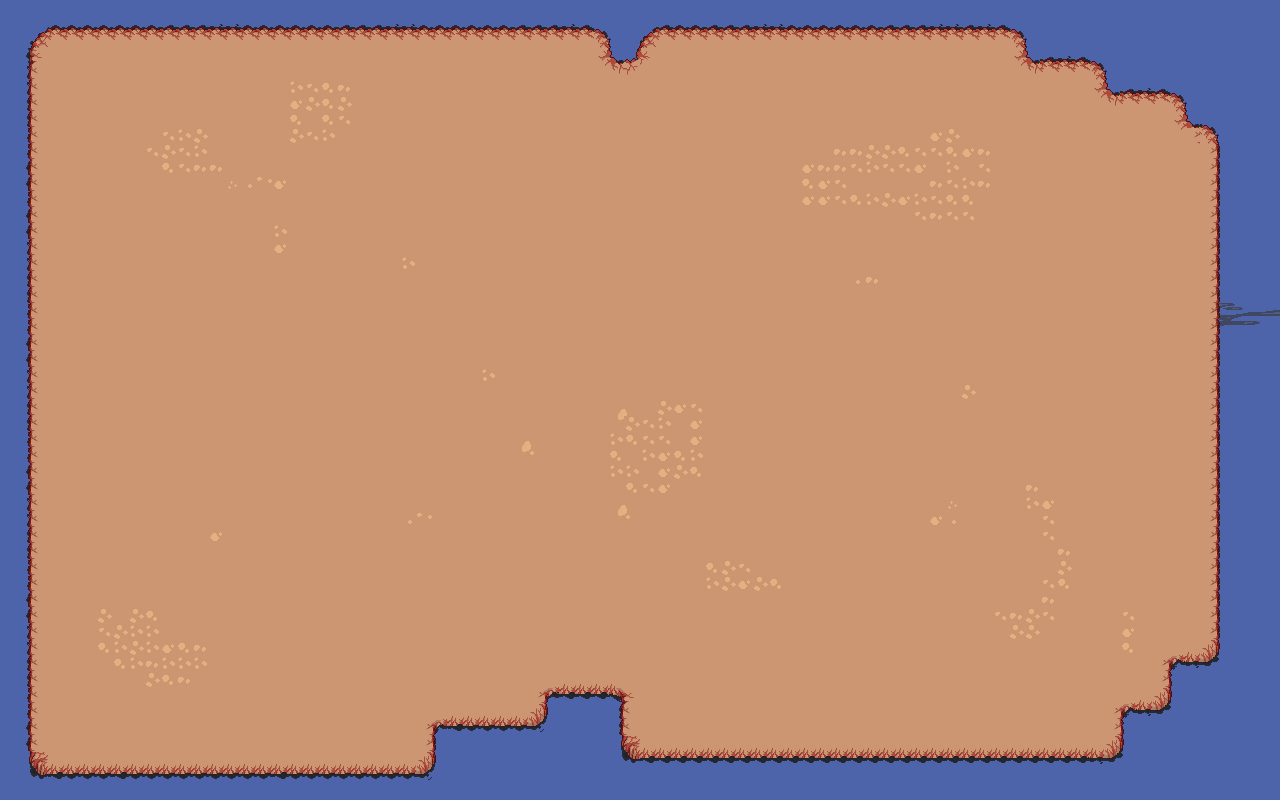

This is a level from a 2D game, rendered from its Tiled map with the project's own tilesets. A one-line summary and the map file follow, with tile-layer data summarised:
An orthogonal 80x50 tile map with 16x16 px tiles, 4 tile layers (water0, water1, ground, smaller_details), 4 tilesets and 49 objects (14x limiters).

<map version="1.10" tiledversion="1.11.0" orientation="orthogonal" renderorder="right-down" width="80" height="50" tilewidth="16" tileheight="16" infinite="0" nextlayerid="14" nextobjectid="78">
 <tileset firstgid="1" source="Water_coasts.tsx" />
 <tileset firstgid="1561" source="water.tsx" />
 <tileset firstgid="3109" source="details.tsx" />
 <tileset firstgid="3319" source="plants.tsx" />
 <layer id="6" name="water0" width="80" height="50">
  <data>[4000 cells, 4000 non-empty, 1 distinct tile ids]</data>
 </layer>
 <layer id="7" name="water1" width="80" height="50">
  <data>[4000 cells, 257 non-empty, 39 distinct tile ids]</data>
 </layer>
 <layer id="8" name="ground" width="80" height="50">
  <data>[4000 cells, 3504 non-empty, 78 distinct tile ids]</data>
 </layer>
 <layer id="9" name="smaller_details" width="80" height="50">
  <data>[4000 cells, 172 non-empty, 13 distinct tile ids]</data>
 </layer>
 <objectgroup id="11" name="plants">
  <object id="18" gid="3330" x="116" y="190.667" width="128" height="128" />
  <object id="19" gid="3330" x="68" y="676" width="128" height="128" />
  <object id="20" gid="3335" x="846.667" y="677.333" width="32" height="32" />
  <object id="21" gid="3335" x="878.667" y="469.333" width="32" height="32" />
  <object id="22" gid="3335" x="492" y="328" width="32" height="32" />
  <object id="23" gid="3325" x="274" y="686" width="32" height="32" />
  <object id="24" gid="3325" x="1006" y="480" width="32" height="32" />
  <object id="25" gid="3325" x="994" y="626" width="32" height="32" />
  <object id="26" gid="3325" x="420" y="392" width="32" height="32" />
  <object id="27" gid="3325" x="182" y="462" width="32" height="32" />
  <object id="28" gid="3325" x="382" y="172" width="32" height="32" />
  <object id="30" gid="3333" x="1038" y="376" width="64" height="64" />
  <object id="31" gid="3333" x="724" y="602" width="64" height="64" />
  <object id="32" gid="3333" x="354" y="460" width="64" height="64" />
  <object id="33" gid="3333" x="162" y="418" width="64" height="64" />
  <object id="34" gid="3333" x="544" y="232" width="64" height="64" />
  <object id="35" gid="3333" x="732" y="314" width="64" height="64" />
  <object id="36" gid="3333" x="702" y="606" width="64" height="64" />
  <object id="37" gid="3333" x="348" y="600" width="64" height="64" />
  <object id="38" gid="3333" x="70" y="256" width="64" height="64" />
  <object id="39" gid="3332" x="146" y="676" width="64" height="64" />
  <object id="40" gid="3332" x="58" y="682" width="64" height="64" />
  <object id="41" gid="3332" x="898" y="220" width="64" height="64" />
  <object id="42" gid="3332" x="854" y="426" width="64" height="64" />
  <object id="43" gid="3332" x="810" y="208" width="64" height="64" />
  <object id="44" gid="3332" x="934" y="200" width="64" height="64" />
  <object id="45" gid="3323" x="1106" y="206" width="64" height="64" />
  <object id="46" gid="3323" x="1126" y="480" width="64" height="64" />
  <object id="47" gid="3323" x="1072" y="648" width="64" height="64" />
  <object id="48" gid="3327" x="612" y="486" width="128" height="128" />
  <object id="49" gid="3327" x="565" y="499" width="128" height="128" />
  <object id="50" gid="3327" x="631" y="518" width="128" height="128" />
  <object id="51" gid="3328" x="244" y="156" width="128" height="128" />
  <object id="52" gid="3328" x="268" y="158" width="128" height="128" />
  <object id="53" gid="3327" x="250" y="134" width="128" height="128" />
 </objectgroup>
 <objectgroup id="13" name="limiters" visible="0">
  <object id="62" type="limiters" x="8" y="28">
   <polygon points="0,0 600,1.33333 598.667,-26.6667 -5.33333,-29.3333" />
  </object>
  <object id="64" type="limiters" x="640.5" y="66">
   <polygon points="0,0 -34,-2 -33.5,-64 0.5,-63.5" />
  </object>
  <object id="65" type="limiters" x="641.5" y="30.5">
   <polygon points="0,0 380.5,-4.5 378.5,-28.5 0.5,-28.5" />
  </object>
  <object id="66" type="limiters" x="1020.67" y="0">
   <polygon points="0,0 4,55.3333 80.6667,62 84,1.33333" />
  </object>
  <object id="67" type="limiters" x="1102" y="2">
   <polygon points="0,0 3.33333,84.6667 76,91.3333 81.3333,0.666667" />
  </object>
  <object id="68" type="limiters" x="1184" y="2">
   <polygon points="0,0 0.666667,117.333 2,124.667 92,128 96,-2" />
  </object>
  <object id="69" type="limiters" x="1216.67" y="123.333">
   <polygon points="0,0 -1.33333,535.333 65.3333,534.667 62,0.666667" />
  </object>
  <object id="71" type="limiters" x="1171.33" y="659.333">
   <polygon points="0,0 110,-2.66667 112,140.667 -2.66667,140" />
  </object>
  <object id="72" type="limiters" x="1165.33" y="703.333">
   <polygon points="0,0 -42.6667,0 -47.3333,94 8.66667,94" />
  </object>
  <object id="73" type="limiters" x="1115.33" y="757.333">
   <polygon points="0,0 1.33333,44.6667 -495.333,42.6667 -487.333,-6.66667" />
  </object>
  <object id="74" type="limiters" x="620" y="696">
   <polygon points="0,0 1.33333,102.667 -82.6667,104 -76,-1.33333" />
  </object>
  <object id="75" type="limiters" x="432" y="728">
   <polygon points="0,0 108,1.33333 114.667,70.6667 -8,70.6667" />
  </object>
  <object id="76" type="limiters" x="428" y="768">
   <polygon points="0,0 -1.33333,29.3333 -430.667,34.6667 -424,4" />
  </object>
  <object id="77" type="limiters" x="37.3333" y="765.333">
   <polygon points="0,0 -5.33333,-734.667 -30.6667,-737.333 -33.3333,-1.33333" />
  </object>
 </objectgroup>
</map>
